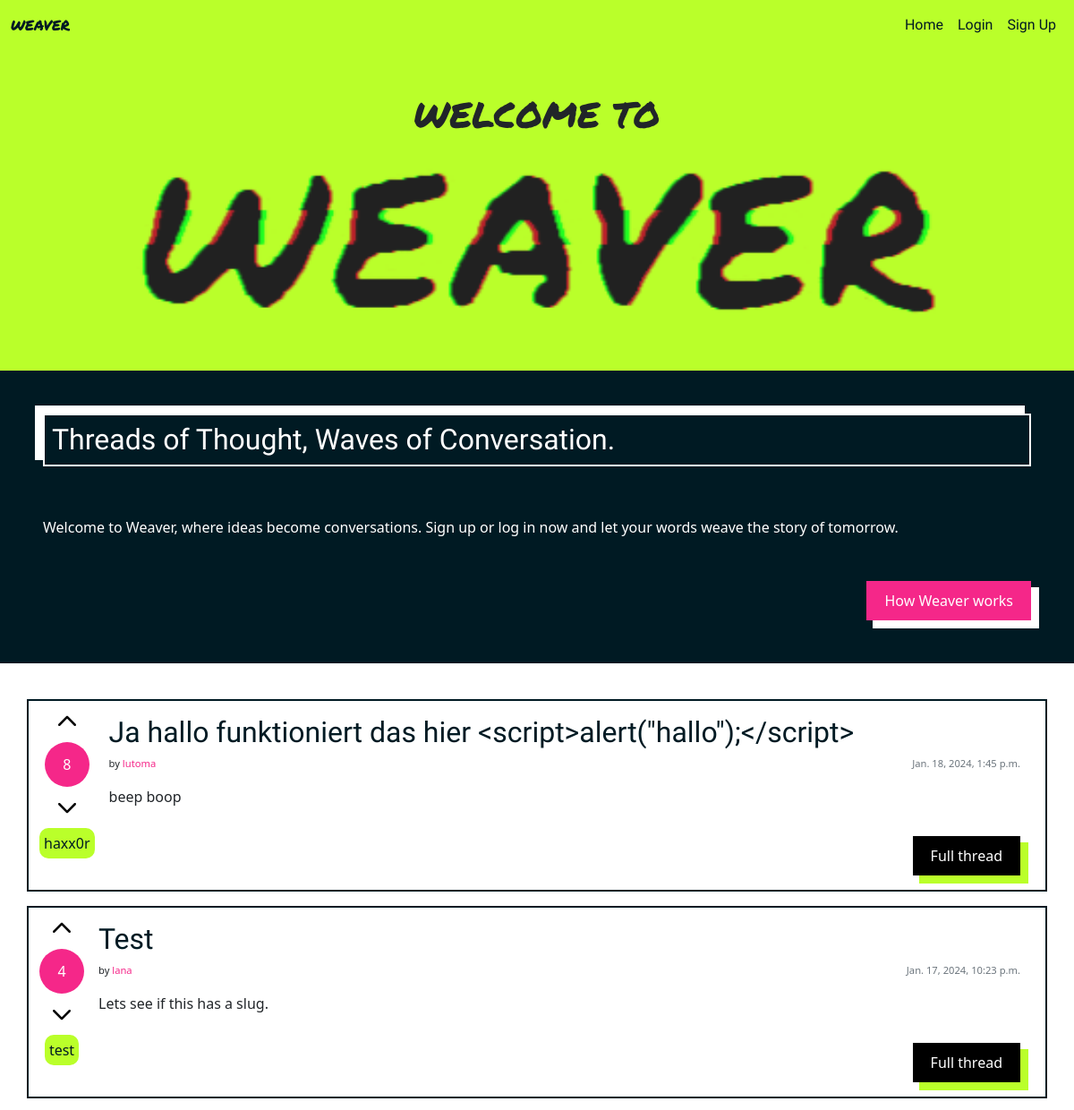
Before: / (upper part) with the older database file.
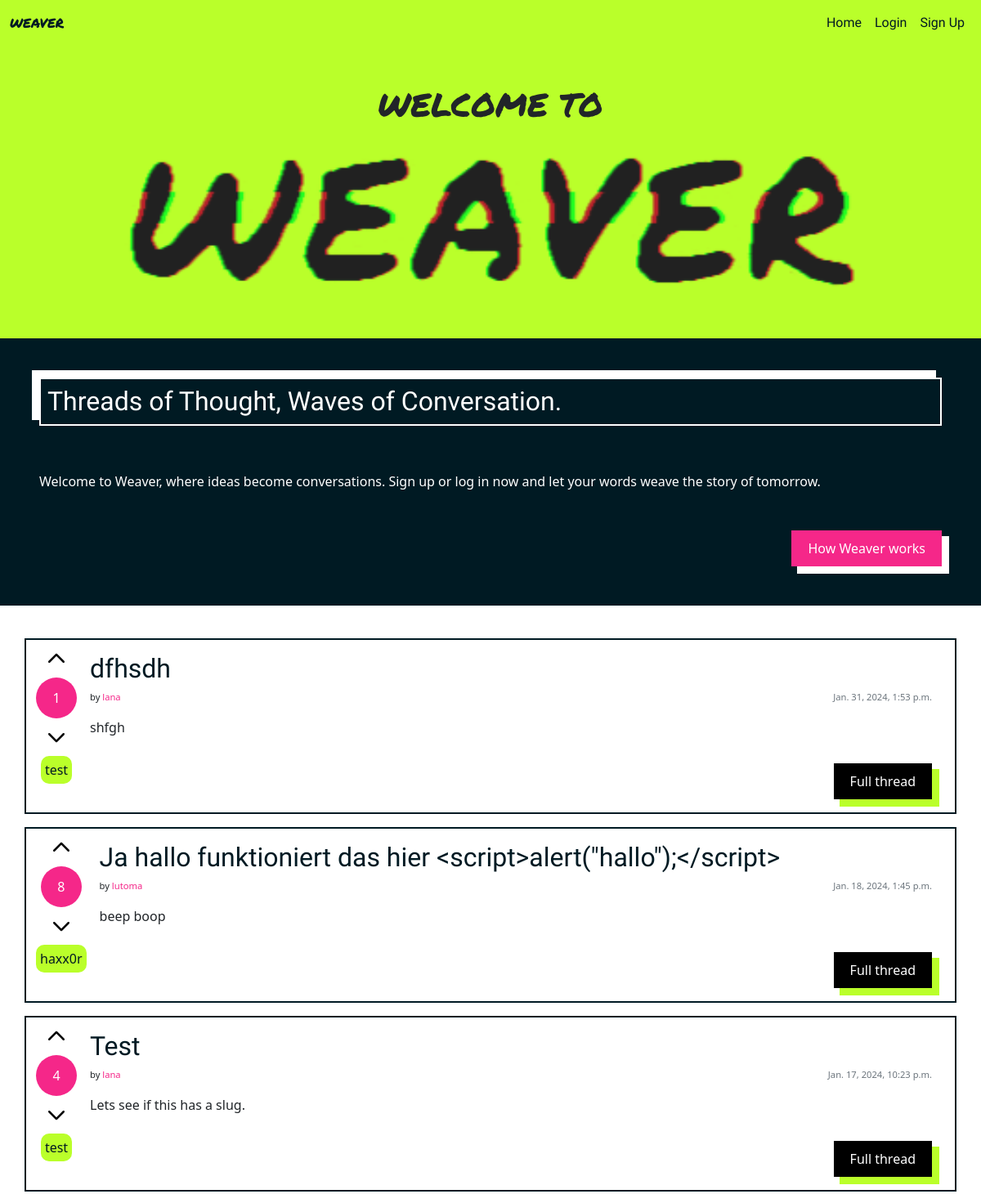
After: the same page with the newer database file.
### weave_manager/models.py (models this page shows, shortened)
class Thread(models.Model):
    title = models.CharField(max_length=200, unique=True)
    slug = models.SlugField(max_length=200, unique=True)
    author = models.ForeignKey(settings.AUTH_USER_MODEL,
        on_delete=models.CASCADE, related_name="posts")
    content = models.TextField()
    votes = models.IntegerField(default=0)
    created_on = models.DateTimeField(auto_now_add=True)
    status = models.IntegerField(choices=STATUS, default=0)
    tags = TaggableManager()
    class Meta:
        ordering = ["-created_on"]

### authentication/models.py (models this page shows)
class User(AbstractUser):
    bio = models.CharField(max_length=200, unique=False, default="Your bio could be here.")
    created_on = models.DateTimeField(auto_now_add=True)
    profile_pic = models.ImageField(null=True, blank=True, default="default.png")

### weave_manager/views.py (the view)
# urls.py: path('', views.GlobalTimeline.as_view(), name='home'),
class GlobalTimeline(generic.ListView):
    queryset = Thread.objects.all()
    template_name = "index.html"

### weave_manager/templates/index.html (shortened to what this page needs)
{% extends "base.html" %}
{% load static %}
{% block content %}
{% if not request.user.is_authenticated %}
<div class="container-fluid text-center mx-auto bg-hl py-5">
    <h1 class="text-uppercase font-marker">Welcome to</h1>
    <IMG SRC="static/img/weaver-green.gif" alt="weaver" class="header-gif">
</div>
<div class="banner-content p-5 d-flex flex-column">
    <h2 class="banner-box p-2">Threads of Thought, Waves of Conversation.</h2>
    <p class="my-5">Welcome to Weaver, where ideas become conversations. Sign up or log in now and let your words weave the story of tomorrow.</p>
    <a href={% url 'info' %} class="button-pink align-self-end"> How Weaver works</a>
</div>
{% endif %}
<div class="container-lg pt-3">
    <div class="row">
        <div class="mt-3 left">
            <div class="row">
                {% for thread in thread_list %}
                <div class="card my-2 d-flex flex-row">
                    <div class="d-flex flex-column align-items-center">
                        <a href="{% url 'upvote_thread' thread_id=thread.id %}"><img src="{% static 'img/icons/up.svg' %}" class="icon m-2"></img></a>
                        <p class="circle m-0">{{ thread.votes }}</p>
                        <a href="{% url 'downvote_thread' thread_id=thread.id %}"><img src="{% static 'img/icons/up.svg' %}" class="icon m-2 rotate-180"></img></a>
                        {% for tag in thread.tags.all %}
                        <p class="tag">{{ tag }}</p>
                        {% endfor %}
                    </div>
                    <div class="card-body d-flex flex-column">
                        <h2><a href="{% url 'thread_detail' slug=thread.slug %}" class="card-title">{{ thread.title }}</a></h2>
                        <div class="d-flex flex-row justify-content-between">
                            <p class="fs-7">by <a href="{% url 'user_profile' username=thread.author %}" class="link">{{ thread.author }}</a></p>
                            <p class="card-text text-muted fs-7">{{ thread.created_on}}
                        </div>
                        <p class="card-text">{{ thread.content|truncatechars:500 }}</p>
                        <a href="{% url 'thread_detail' slug=thread.slug %}" class="neon-button align-self-end">Full thread</a>
                    </div>
                </div>
                {% endfor %}
            </div>
        </div>
    </div>
</div>
{% endblock %}

Changed rows visible on the page:
added Thread: votes "1", title "dfhsdh", author "lana", created_on "Jan. 31, 2024, 1:53 p.m.", content "shfgh", Tag (name "test")
